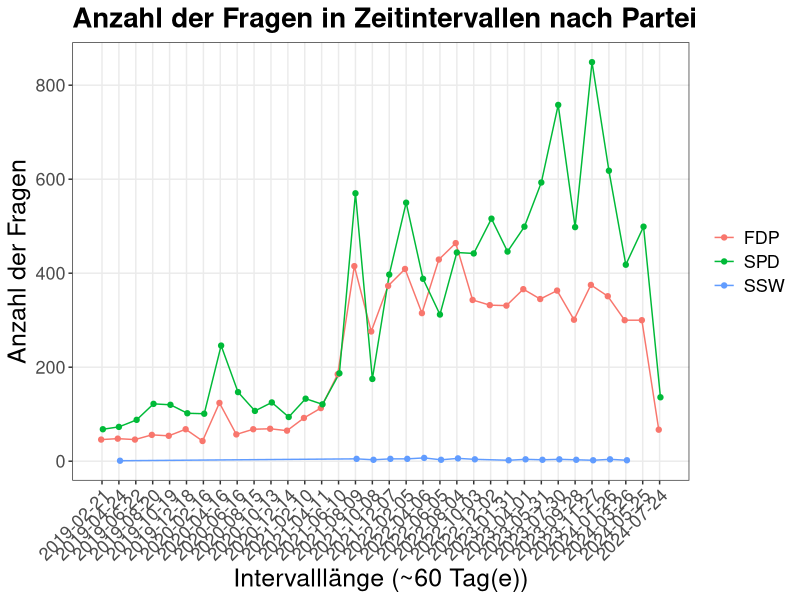

R code for this plot:
library(dplyr)
library(ggplot2)
library(forcats)
library(tibble)

# load data
data <- read.csv(
  file.path("data", "abgeordnetenwatch_data_long_preprocessed_utf8_2.csv")
)

display_period <- function(data, start, end, interval_lengths, parties) {
  
  # create intervals for data aggregation
  no_of_days <- as.integer(floor((end - start)))
  no_of_intervals = ceiling(no_of_days/interval_lengths)

  # get starting date for each interval
  interval_dates <- data |>
    filter(question_date >= start & question_date <= end) |>
    filter(party %in% parties) |>
    mutate(interval = findInterval(
      as.integer(as.Date(question_date) - start), 
      c(0, interval_lengths*1:no_of_intervals),
    )) |>     
    group_by(interval) |>
    arrange(question_date) |>
    slice(1) |>
    ungroup() |> 
    select(question_date)
  
  # select and transform relevant data
  data |>
    filter(question_date >= start & question_date <= end) |>
    filter(party %in% parties) |>
    mutate(interval = findInterval(
      as.integer(as.Date(question_date) - start), 
      c(0, interval_lengths*1:no_of_intervals))) |>
    group_by(interval, party) |>
    summarise(
      no_of_questions = n()
    ) |>
    ungroup() |>
    
    # create plot
    ggplot(
      aes(
        x = interval,
        y = no_of_questions,
        colour = party,
        group = party
      )
    ) +
    geom_line(position = position_dodge(0.2)) +
    geom_point(position = position_dodge(0.2))+
    labs(
      y = "Anzahl der Fragen",
      x = paste0("Intervalllänge (~", interval_lengths, " Tag(e))"),
      color = NULL,
      title = "Anzahl der Fragen in Zeitintervallen nach Partei"
    ) +
    scale_x_continuous(
      breaks = c(1:length(interval_dates$question_date)), 
      labels = interval_dates$question_date,
      guide = guide_axis(angle = 45)
    ) +
    #scale_color_manual(values = party_colors) +
    theme_bw() + 
    theme(
      panel.grid.minor = element_blank(),
      axis.title = element_text(size = 18),
      axis.text = element_text(size = 13),
      plot.title = element_text(face = "bold", size = 20),
      legend.text = element_text(size = 13)
    )
}

display_period(data, as.Date("2019-02-21"), as.Date("2024-08-03"), 60, c("SPD", "SSW", "FDP"))

